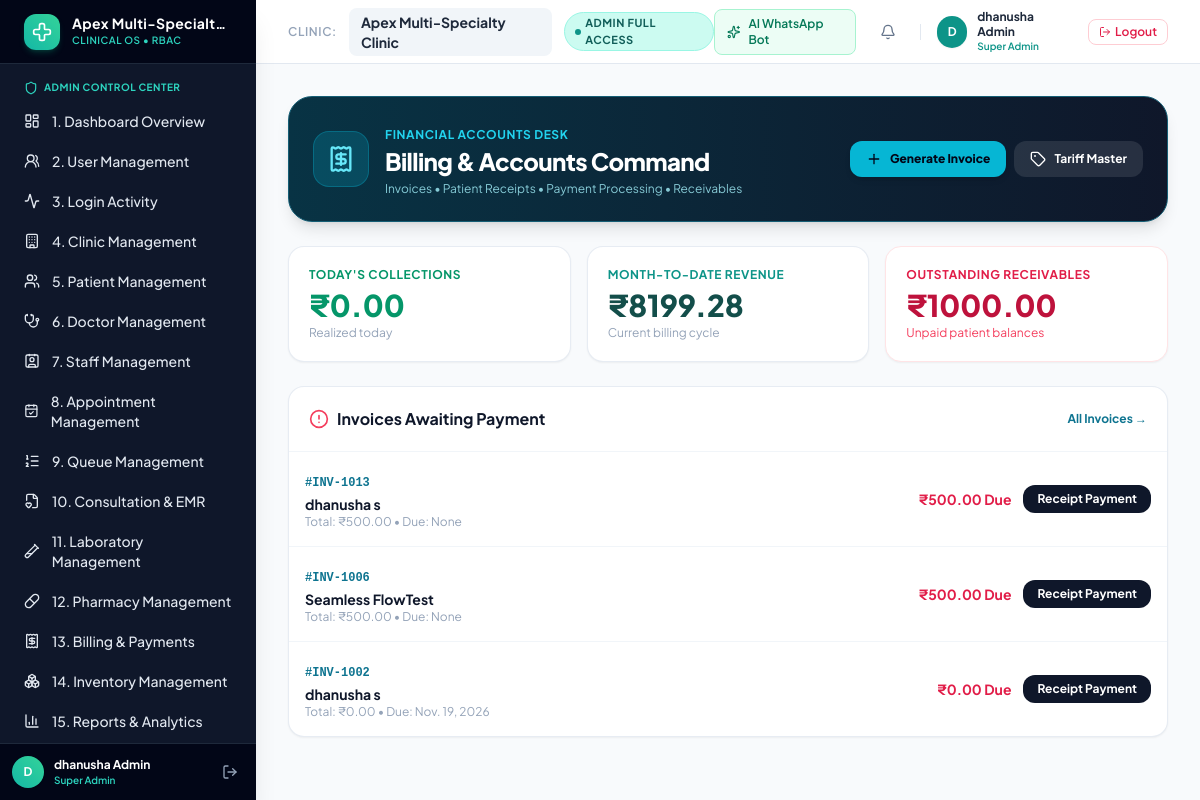
/dashboard/accountant/ (signed in), run on an earlier commit of the app's database.
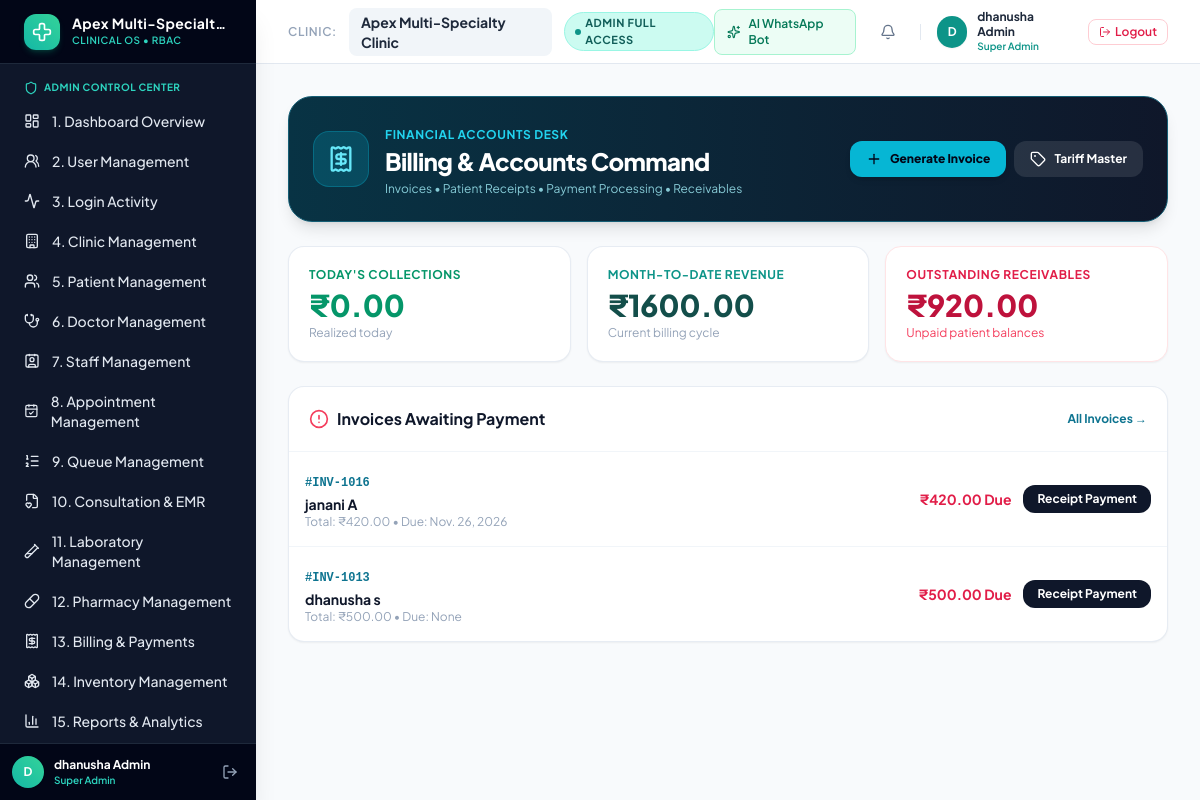
And on a later commit of the database.
### apps/billing/models.py (models this page shows, shortened)
class Invoice(TimeStampedModel):
    STATUS_CHOICES = [
        ('UNPAID', 'Unpaid / Pending'),
        ('PARTIALLY_PAID', 'Partially Paid'),
        ('PAID', 'Fully Paid'),
        ('CANCELLED', 'Cancelled / Void'),
    ]
    invoice_number = models.CharField(max_length=50, unique=True, blank=True)
    clinic = models.ForeignKey('clinics.Clinic', on_delete=models.CASCADE, related_name='invoices')
    patient = models.ForeignKey('patients.Patient', on_delete=models.CASCADE, related_name='invoices')
    doctor = models.ForeignKey('doctors.Doctor', on_delete=models.SET_NULL, null=True, blank=True, related_name='invoices')
    appointment = models.ForeignKey('appointments.Appointment', on_delete=models.SET_NULL, null=True, blank=True, related_name='invoices')
    consultation = models.ForeignKey('consultations.Consultation', on_delete=models.SET_NULL, null=True, blank=True, related_name='invoices')
    subtotal = models.DecimalField(max_digits=10, decimal_places=2, default=0.00)
    discount = models.DecimalField(max_digits=10, decimal_places=2, default=0.00)
    tax_percent = models.DecimalField(max_digits=5, decimal_places=2, default=0.00, help_text="e.g. 5.00 for 5% GST")
    tax_amount = models.DecimalField(max_digits=10, decimal_places=2, default=0.00)
    total_amount = models.DecimalField(max_digits=10, decimal_places=2, default=0.00)
    paid_amount = models.DecimalField(max_digits=10, decimal_places=2, default=0.00)
    balance_due = models.DecimalField(max_digits=10, decimal_places=2, default=0.00)
    status = models.CharField(max_length=20, choices=STATUS_CHOICES, default='UNPAID')
    due_date = models.DateField(null=True, blank=True)
    notes = models.TextField(blank=True)
    class Meta:
        ordering = ['-created_at']

### apps/patients/models.py (models this page shows, shortened)
class Patient(TimeStampedModel):
    GENDER_CHOICES = [
        ('M', 'Male'),
        ('F', 'Female'),
        ('O', 'Other'),
    ]
    BLOOD_GROUPS = [
        ('A+', 'A+'), ('A-', 'A-'),
        ('B+', 'B+'), ('B-', 'B-'),
        ('AB+', 'AB+'), ('AB-', 'AB-'),
        ('O+', 'O+'), ('O-', 'O-'),
        ('UNKNOWN', 'Unknown'),
    ]
    clinic = models.ForeignKey('clinics.Clinic', on_delete=models.CASCADE, related_name='patients')
    user = models.OneToOneField(User, on_delete=models.SET_NULL, null=True, blank=True, related_name='patient_record')
    patient_id = models.CharField(max_length=30, blank=True, db_index=True, help_text="Unique Patient MRN ID")
    first_name = models.CharField(max_length=100)
    last_name = models.CharField(max_length=100, blank=True)
    phone = models.CharField(max_length=20, db_index=True)
    email = models.EmailField(blank=True)
    date_of_birth = models.DateField(null=True, blank=True)
    gender = models.CharField(max_length=1, choices=GENDER_CHOICES, default='M')
    blood_group = models.CharField(max_length=10, choices=BLOOD_GROUPS, default='UNKNOWN')
    address = models.TextField(blank=True)
    emergency_contact_name = models.CharField(max_length=100, blank=True)
    emergency_contact_phone = models.CharField(max_length=20, blank=True)
    allergies = models.TextField(blank=True)
    chronic_conditions = models.TextField(blank=True)
    medical_notes = models.TextField(blank=True)
    @property
    def full_name(self):
        return f"{self.first_name} {self.last_name}".strip()
    class Meta:
        ordering = ['first_name', 'last_name']
        unique_together = ('clinic', 'phone')

### apps/dashboard/views.py (the view)
# urls.py: path('dashboard/accountant/', views.accountant_dashboard, name='accountant'),
@role_required(['SUPER_ADMIN', 'CLINIC_ADMIN', 'ACCOUNTANT'])
def accountant_dashboard(request):
    clinic = Clinic.objects.first()
    today = date.today()
    this_month = today.replace(day=1)
    today_payments = Payment.objects.filter(payment_date__date=today)
    today_revenue = today_payments.aggregate(tot=Sum('amount'))['tot'] or Decimal('0.00')
    month_revenue = Payment.objects.filter(payment_date__date__gte=this_month).aggregate(tot=Sum('amount'))['tot'] or Decimal('0.00')
    unpaid_invoices = Invoice.objects.filter(status__in=['UNPAID', 'PARTIALLY_PAID']).select_related('patient')[:10]
    total_outstanding = Invoice.objects.filter(status__in=['UNPAID', 'PARTIALLY_PAID']).aggregate(tot=Sum('balance_due'))['tot'] or Decimal('0.00')
    recent_payments = Payment.objects.select_related('invoice__patient').order_by('-payment_date')[:8]
    return render(request, 'dashboard/accountant.html', {
        'clinic': clinic,
        'today': today,
        'today_revenue': today_revenue,
        'month_revenue': month_revenue,
        'total_outstanding': total_outstanding,
        'unpaid_invoices': unpaid_invoices,
        'recent_payments': recent_payments,
    })

### templates/dashboard/accountant.html (shortened to what the changed rows need)
{% extends 'base.html' %}
{% block content %}
<div class="space-y-6">
    <div class="bg-gradient-to-r from-cyan-950 to-slate-900 text-white p-6 rounded-3xl shadow-lg border border-cyan-800 flex flex-col md:flex-row items-start md:items-center justify-between gap-4">
        <div class="flex items-center gap-4">
            <div>
                <h1 class="text-2xl font-black text-white tracking-tight">Billing & Accounts Command</h1>
            </div>
        </div>
    </div>
    <div class="grid grid-cols-1 sm:grid-cols-3 gap-4">
        <div class="bg-white p-5 rounded-2xl border border-slate-200/80 shadow-sm">
            <span class="text-xs font-bold uppercase tracking-wider text-teal-600 block">Month-to-Date Revenue</span>
            <div class="text-3xl font-black text-teal-900 mt-1">₹{{ month_revenue|floatformat:2 }}</div>
            <p class="text-xs text-slate-400 mt-0.5">Current billing cycle</p>
        </div>
        <div class="bg-white p-5 rounded-2xl border border-rose-100 bg-rose-50/20 shadow-sm">
            <span class="text-xs font-bold uppercase tracking-wider text-rose-600 block">Outstanding Receivables</span>
            <div class="text-3xl font-black text-rose-700 mt-1">₹{{ total_outstanding|floatformat:2 }}</div>
            <p class="text-xs text-rose-500 mt-0.5">Unpaid patient balances</p>
        </div>
    </div>
    <div class="bg-white rounded-2xl border border-slate-200/80 shadow-sm overflow-hidden">
        <div class="divide-y divide-slate-100">
            {% for inv in unpaid_invoices %}
            <div class="p-4 hover:bg-slate-50/70 transition flex items-center justify-between">
                <div>
                    <span class="font-mono text-xs font-bold text-cyan-700">#{{ inv.invoice_number }}</span>
                    <h4 class="font-bold text-slate-900 text-sm mt-0.5">{{ inv.patient.full_name }}</h4>
                    <p class="text-xs text-slate-400">Total: ₹{{ inv.total_amount }} &bull; Due: {{ inv.due_date }}</p>
                </div>
                <div class="flex items-center gap-3">
                    <span class="font-bold text-sm text-rose-600">₹{{ inv.balance_due }} Due</span>
                    <a href="{% url 'billing:invoice_detail' inv.id %}" class="px-3.5 py-1.5 rounded-xl bg-slate-900 hover:bg-slate-800 text-white text-xs font-bold transition">
                        Receipt Payment
                    </a>
                </div>
            </div>
            {% empty %}
            <div class="p-8 text-center text-slate-400 text-xs">No outstanding invoices pending collection.</div>
            {% endfor %}
        </div>
    </div>
</div>
{% endblock %}

What changed in the data, as far as the page shows it:
removed Invoice: invoice_number "INV-1006", patient.full_name "Seamless FlowTest", total_amount "500.00", due_date "None", balance_due "500.00"
removed Invoice: invoice_number "INV-1002", patient.full_name "dhanusha s", total_amount "0.00", due_date "Nov. 19, 2026", balance_due "0.00"
added Invoice: invoice_number "INV-1016", patient.full_name "janani A", total_amount "420.00", due_date "Nov. 26, 2026", balance_due "420.00"
Also different on the page:
{{ month_revenue|floatformat:2 }}: "8199.28" → "1600.00"
{{ total_outstanding|floatformat:2 }}: "1000.00" → "920.00"
